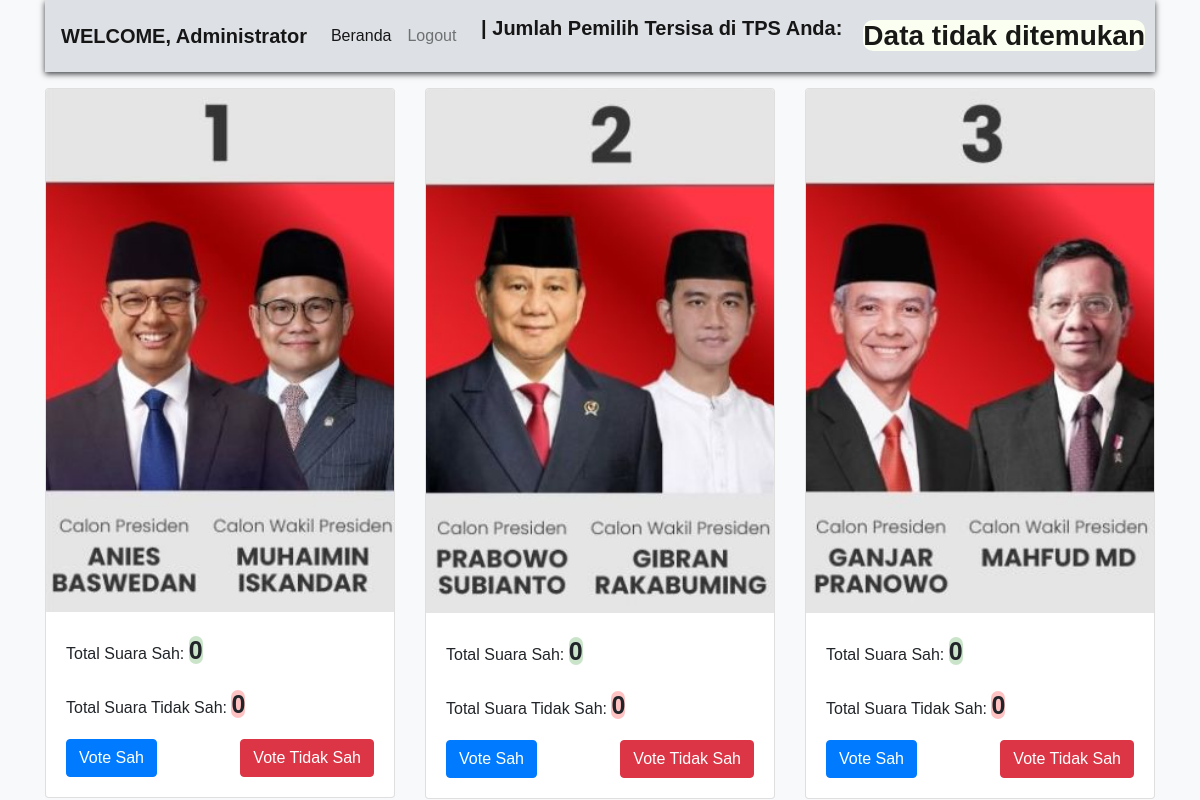
/dashboard.php (signed in), run on the app's committed database.
### tables this page shows
CREATE TABLE `kandidat` (
  `id` int(11) NOT NULL,
  `nama` varchar(100) NOT NULL,
  `partai_id` int(11) DEFAULT NULL,
  `foto` varchar(255) DEFAULT NULL
);

### dashboard.php (the view, shortened to what this page needs)
<?php
include 'db.php';
$userTpsNo = $_SESSION['tps_no'];
$jumlahPemilihQuery = "SELECT Jumlah_pemilih FROM jumlah_suara WHERE Metode = ?";
$stmt = $conn->prepare($jumlahPemilihQuery);
$stmt->bind_param("s", $userTpsNo);
$stmt->execute();
$jumlahPemilihResult = $stmt->get_result();
$jumlahPemilihRow = $jumlahPemilihResult->fetch_assoc();
$jumlahPemilih = isset($jumlahPemilihRow['Jumlah_pemilih']) ? $jumlahPemilihRow['Jumlah_pemilih'] : 'Data tidak ditemukan';
$kandidatQuery = "SELECT kandidat.id, kandidat.nama, kandidat.foto,
                  SUM(CASE WHEN suara.is_valid = 1 THEN 1 ELSE 0 END) AS total_suara_sah,
                  SUM(CASE WHEN suara.is_valid = 0 THEN 1 ELSE 0 END) AS total_suara_tidak_sah
                  FROM kandidat
                  LEFT JOIN suara ON kandidat.id = suara.kandidat_id AND suara.tps_no = ?
                  GROUP BY kandidat.id";
$stmt = $conn->prepare($kandidatQuery);
$stmt->bind_param("s", $userTpsNo);
$stmt->execute();
$kandidatResult = $stmt->get_result();
?>
<!DOCTYPE html>
<html lang="en">
<head>
    <link href="https://stackpath.bootstrapcdn.com/bootstrap/4.5.2/css/bootstrap.min.css" rel="stylesheet">
</head>
<body>
<div class="container">
    <nav class="navbar navbar-expand-lg navbar-light bg-light">
        <a class="navbar-brand" href="dashboard.php">WELCOME, <?= htmlspecialchars($_SESSION['name']); ?></a>
        <div class="collapse navbar-collapse" id="navbarNavAltMarkup">
            <div class="navbar-nav">
                <a class="nav-item nav-link active" href="#">Beranda <span class="sr-only">(current)</span></a>
                <a class="nav-item nav-link logout-link" href="logout.php">Logout</a>
            </div>
             </div>
                <p class="navbar-brand">
        | Jumlah Pemilih Tersisa di TPS Anda: </p>
                <span class="navbar-text"><strong><h3 style="display: inline;"><b style="
    color: #181817;
    background: #fbfff1;
    border-radius: 10px;
"><?= $jumlahPemilih; ?></b></h3></strong>
                </span>
    </nav>
    <div class="row">
        <?php while ($row = $kandidatResult->fetch_assoc()): ?>
            <div class="col-md-4" id="card-kandidat-<?= $row['id']; ?>">
                <div class="card">
                    <img src="images/<?= $row['foto']; ?>" class="card-img-top" alt="<?= htmlspecialchars($row['nama']); ?>">
                    <div class="card-body">
                        <p>Total Suara Sah: <span style="background-color: #00800036;font-size: 25px;font-weight: 800;border-radius: 18px;"><?= $row['total_suara_sah']; ?></span></p>
                             <p>Total Suara Tidak Sah: <span style="background-color: #ff00003d;font-size: 25px;font-weight: 800;border-radius: 18px;"><?= $row['total_suara_tidak_sah']; ?></span></p>
                        <div class="d-flex justify-content-between">
                            <button class="btn btn-primary" onClick="submitVote('kandidat', <?= $row['id']; ?>, true)">Vote Sah</button>
                              <button class="btn btn-danger" onClick="submitVote('kandidat', <?= $row['id']; ?>, false)">Vote Tidak Sah</button>
                        </div>
                    </div>
                </div>
            </div>
        <?php endwhile; ?>
    </div>
    </div>
</body>
</html>

### dashboard.php (style rules this page uses)
body { background-color: #f8f9fa; font-family: Arial, sans-serif; }
.bg-light { background-color: rgb(170 178 187 / 35%) !important; }
.navbar { margin-bottom: 16px; box-shadow: 0 2px 6px #3b3e43; }
.navbar-brand { font-weight: bold; }
.navbar-text { font-size: 0.9rem; margin-right: -11px; background: #fffefe00; border-radius: 0px; padding: 5px; box-shadow: inset 0px -1px 20px 20px #d39e0000; }
.logout-link { margin-left: auto; }

### data on the page
kandidat: foto (picture), total_suara_sah "0", total_suara_tidak_sah "0"
kandidat: foto (picture), total_suara_sah "0", total_suara_tidak_sah "0"
kandidat: foto (picture), total_suara_sah "0", total_suara_tidak_sah "0"

### other printed values
$_SESSION['name'] "Administrator"
$jumlahPemilih "Data tidak ditemukan"
